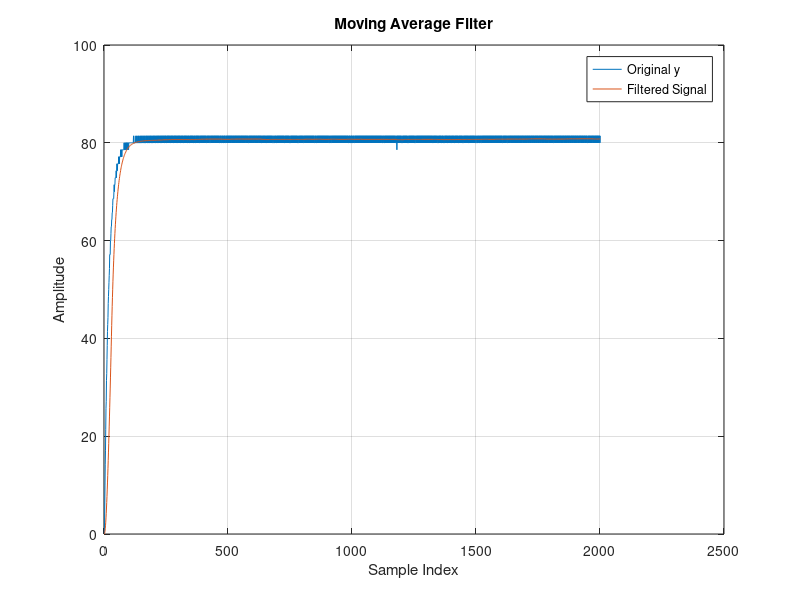

Recreate this plot in MATLAB. (Note: this script raises an error after producing the figure.)
clear all
close all
clc

%% Definition of sampling time and input/output signal retrieved from the motor
Ts = 0.005;
y = load('motor_data/y_motore.mat').y;
t = load('motor_data/t_motore.mat').t;
u(1) = 12;

%% Filter signal 
% With 10 seconds, and Ts = 0.005 we have 2000 samples, so 20 windowSize
% means is equal to 1.5%
windowSize = 29
b=(1/windowSize)*ones(1,windowSize)
a = 1
y_filtered = filter(b,a,y)


% Plot the results for visualization
figure;
plot(y);
hold on;
plot(y_filtered);
legend('Original y', 'Filtered Signal');
xlabel('Sample Index');
ylabel('Amplitude');
title('Moving Average Filter');
grid on;

%% Areas approach to obtain the motor model

n = size(y_filtered)
S1 = 0
y_overline = y_filtered(length(y_filtered))
%for i = 1:n-1
%    S1 = S1 +(y_overline-y_filtered(i))*(t(i+1)-t(i));% definizione di integrale, f * \delta T, che suppongo essere sufficientemente piccolo
%end 
% Instead of computing the area through the for loop above, it is used a
% more precise function provided by MATLAB: trapz, that calculate the area
% using the trapezoid method
Q = trapz(t(1:length(t)),y_filtered(1:length(y_filtered)))
ext_area = y_overline*t(round(length(t)))-Q
S1 = ext_area/y_overline
mu = y_overline / u(1)

f=find(t<S1) % In this way it is found the index of t such that t is equal 
% to T+tau
S2 = trapz(t(1:length(f)),y_filtered(1:length(f))) % it is computed the area
% as suggested by the areas approach, until T+tau
T = S2*exp(1)/y_overline % it is calculated T from the formula (1):
%(1) S2 = y_overline*T/e 
tau = S1-T % tau is calculated from the formula (2):
%(2) S1 = y_overline(T+tau) 
% note that, in this case, the variable S1 is already divided by y_overline
s=tf('s')
G = mu/(1+s*T)*exp(-tau*s)
% This is the tf function representing the motor model, with the delay
% introducted by the approximation of the model
G_senza_pade = mu/(1+s*T)
% This is the same tf, without the delay

%% From Volt-Speed tf to Volt-Position (rad) state space
G_senza_delay = G_senza_pade/s/9.5493; % since that the previously tf was mapping the
% u representing the voltage, to the y representing the speed in rpm, it is
% divided by s to map the same u to the y representing the position, and
% it is divided by the constant 9.5493 for represent the position in rad
num = [0 0 6.732];
den = [1.152 9.549 0];
[A,B,C,D] = tf2ss(num,den); 
% Here it is calculated the state space from the tf, without the delay

%% Adding the delay and using padè approximation in state space
sys_with_delay = ss(A,B,C,D,'InputDelay',tau) % it is added the delay calculated before
% in the state space model
sys_pade = pade(sys_with_delay,1,Inf,Inf) % using the padè function provided by
% MATLAB to get a better approximation of the state space matrices. It is
% equivalent to what it was seen in the course, but in this way the
% matrices are instantly computed.
A = sys_pade.A
B = sys_pade.B
C = sys_pade.C
D = sys_pade.D
